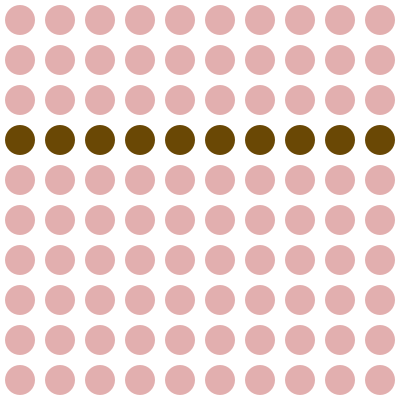
Frame 1 (no input)
Frame 60 (the mouse pressed at the canvas centre just before this capture): identical to frame 1, image omitted
Frame 120 (the mouse held since frame 60 and released just before this capture): identical to frame 1, image omitted

The Processing sketch that drew this single still picture (run headless with seeded random() and noise(); from frame 60 on, the mouse is pressed at the canvas centre):

// Processing sketch: Array_Ex3_pde
// ── Array_Ex3_pde.pde
void setup()
{
  size(400, 400);
  noStroke();
  
}

void draw()
{
  background(255);
  for (int row = 0; row < 10; row = row + 1)
  {
    for (int col = 0; col < 10; col = col + 1)
    {
      if( row == 3){
      fill(#6A4805);
      ellipse(20 + col * 40, 20 + row * 40, 30, 30);
      if(col == 3){
        line(120,0,120,400);
        line(150,0,150,400);
      }
      }
      else{
        fill(180, 50, 50, 100);
        ellipse(20 + col * 40, 20 + row * 40, 30, 30);
      }
      }
   }
}
   
